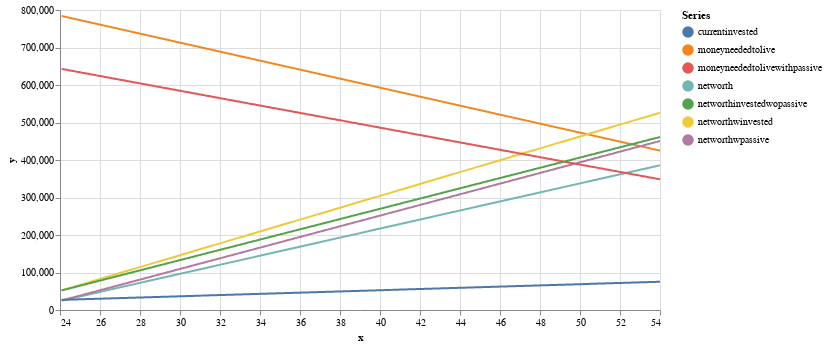

The notebook cell this image was saved under:
### Code cell
source=dfmelted

# Create a selection that chooses the nearest point & selects based on x-value
nearest = alt.selection(type='single', nearest=True, on='mouseover',
                        fields=['x'], empty='none')



# The basic line
line = alt.Chart(source).mark_line().encode(
    x='x:Q',
    y='y:Q',
    color='Series:N'
)

# Transparent selectors across the chart. This is what tells us
# the x-value of the cursor
selectors = alt.Chart(source).mark_point().encode(
    x='x:Q',
    opacity=alt.value(0),
).add_selection(
    nearest
)

# Draw points on the line, and highlight based on selection
points = line.mark_point().encode(
    opacity=alt.condition(nearest, alt.value(1), alt.value(0))
)

# Draw text labels near the points, and highlight based on selection
text = line.mark_text(align='left', dx=5, dy=-5).encode(
    text=alt.condition(nearest, 'y:Q', alt.value(' '))
)

# Draw a rule at the location of the selection
rules = alt.Chart(source).mark_rule(color='gray').encode(
    x='x:Q',
).transform_filter(
    nearest
)

# Put the five layers into a chart and bind the data
alt.layer(
    line, selectors, points, rules, text
).properties(
    width=600, height=300
)

### Figure 1 — Vega-Lite specification as saved in the notebook (floating-point values rounded to 4 significant figures; data arrays with more than 128 entries replaced by an {"elided": "..."} marker saying what was removed)
{"config": {"view": {"continuousWidth": 400, "continuousHeight": 300}}, "layer": [{"mark": "line", "encoding": {"color": {"type": "nominal", "field": "Series"}, "x": {"type": "quantitative", "field": "x"}, "y": {"type": "quantitative", "field": "y"}}}, {"mark": "point", "encoding": {"opacity": {"value": 0}, "x": {"type": "quantitative", "field": "x"}}, "selection": {"selector001": {"type": "single", "nearest": true, "on": "mouseover", "fields": ["x"], "empty": "none"}}}, {"mark": "point", "encoding": {"color": {"type": "nominal", "field": "Series"}, "opacity": {"condition": {"value": 1, "selection": "selector001"}, "value": 0}, "x": {"type": "quantitative", "field": "x"}, "y": {"type": "quantitative", "field": "y"}}}, {"mark": {"type": "rule", "color": "gray"}, "encoding": {"x": {"type": "quantitative", "field": "x"}}, "transform": [{"filter": {"selection": "selector001"}}]}, {"mark": {"type": "text", "align": "left", "dx": 5, "dy": -5}, "encoding": {"color": {"type": "nominal", "field": "Series"}, "text": {"condition": {"type": "quantitative", "field": "y", "selection": "selector001"}, "value": " "}, "x": {"type": "quantitative", "field": "x"}, "y": {"type": "quantitative", "field": "y"}}}], "data": {"name": "data-2956fcdc5e95aa8709d4b6cb28752785"}, "height": 300, "width": 600, "$schema": "https://vega.github.io/schema/vega-lite/v4.8.1.json", "datasets": {"data-2956fcdc5e95aa8709d4b6cb28752785": {"elided": "2520 records"}}}
